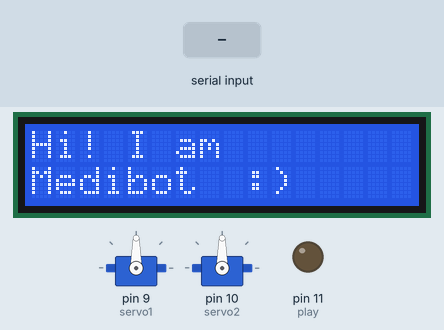
This sketch was run on a simulated Arduino Uno, built with avr-gcc and run on an emulated ATmega328P. On the bench: 2 × servo, 16×2 character LCD, output pins drawn as LEDs (lit = HIGH). Inputs (shaded band) come from the test bench. The local clock reads 2024-03-15 10:24:30 at power-on unless the sketch sets it; what the sketch prints to the serial monitor is not drawn.

Above: at 0.1 s.
At 3.2 s:
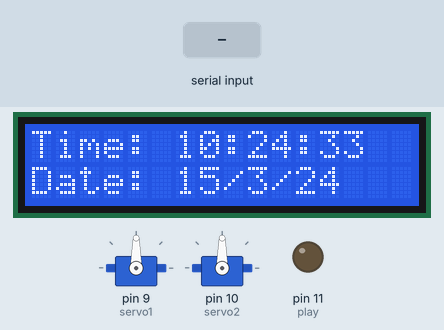
3.3 s: byte 30 received over Serial
At 4.8 s:
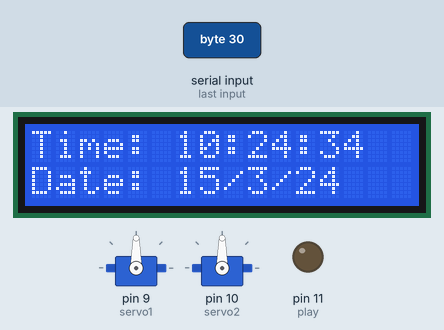
Timing chart, 0 to 6.3 s (numbered marks = the images above; inputs shaded):
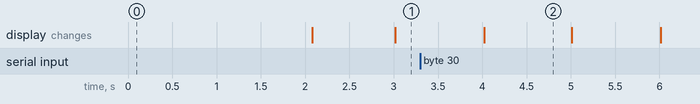

The sketch:

medicine_reminder_dispenser.ino
```cpp
#include<Wire.h>
#include <LiquidCrystal.h>
#include<DS3231.h>
#include <Servo.h>
LiquidCrystal lcd(2, 3, 4, 5, 6, 7);
DS3231 rtc;
byte incom_value_hr;
byte incom_value_min;
byte incom_value_hr_2;
byte incom_value_min_2;
byte deci;//deciding variable for medicine
Servo servo1, servo2;
int play=11;
int Hor;
int pos = 0;
int Min;

int Sec;
bool h12;
bool hPM;
int Mon;//month
int Date;
int Yr;
bool month;

char text;

void setup()

{
  Serial.begin(9600);
  pinMode(play,OUTPUT);//settting play as output;
  Wire.begin();

  servo1.attach(9);
  servo2.attach(10);
  lcd.begin(16,2);
  lcd.setCursor(0,0);

  lcd.print("Hi! I am");
  lcd.setCursor(0,1);

  lcd.print("Medibot  :)");
  digitalWrite(play,HIGH);
  digitalWrite(play,LOW);

  //delay(1000);
  //
//h12=false;
//hPM=false;
  // The following lines can be uncommented to set the date and time
  //rtc.setDoW(Friday);  // Set Day-of-Week to SUNDAY
  //rtc.setHour(12);  // Set the time to 7(24hr format)
  //rtc.setMinute(01);
  //rtc.setSecond(00);
  //rtc.setDate(12);// Set the date to January 1st, 2014
  //rtc.setMonth(8);
  //rtc.setYear(23);
  delay(2000);

}


void loop()

{


byte Hour = rtc.getHour(h12, hPM);

  Min = rtc.getMinute();

  Sec = rtc.getSecond();
  Date=rtc.getDate();
byte Mon=rtc.getMonth(month);
  Yr=rtc.getYear();
  lcd.setCursor(0,0);

  lcd.print("Time: ");
  lcd.print(Hour);
  lcd.print(":");
  lcd.print(Min);
  lcd.print(":");
  lcd.print(Sec);

 lcd.setCursor(0,1);

 lcd.print("Date: ");
  lcd.print(Date);
  lcd.print("/");
  lcd.print(Mon);
  lcd.print("/");
  lcd.print(Yr);


if(Serial.available()>0)
  {
    deci=Serial.read();
    Serial.print(deci);
    if(deci==00000000){
    incom_value_hr=Serial.read();
    incom_value_min=Serial.read();
    Serial.println(deci);
    Serial.println(incom_value_hr);
    Serial.println("\n");
    Serial.println(incom_value_min);
    Serial.println("\n");}
    else{
      incom_value_hr_2=Serial.read();
    incom_value_min_2=Serial.read();
   // Serial.print(deci);
    Serial.print(incom_value_hr_2);
    Serial.print("\n");
    Serial.print(incom_value_min_2);
    Serial.print("\n");}
    }

 if( Hour == incom_value_hr && (Min == incom_value_min || Min == incom_value_min+1)) //Comparing the current time with the Alarm time

{


lcd.clear();

lcd.print("Time for");
Serial.println("alarm on!");

lcd.setCursor(0,1);
lcd.print("Medicine");

digitalWrite(play,HIGH);//to play alarm
delay(1000);
digitalWrite(play,LOW);
delay(100);

}

if( Hour == incom_value_hr && (Min ==incom_value_min && Sec == 00))
{
 for (pos = 0; pos <= 360; pos += 1) { // goes from 0 degrees to 180 degrees
    // in steps of 1 degree
    servo1.write(pos);              // tell servo to go to position in variable 'pos'
    delay(15);                       // waits 15ms for the servo to reach the position
  }
  for (pos = 360; pos >= 0; pos -= 1) { // goes from 180 degrees to 0 degrees
    servo1.write(pos);              // tell servo to go to position in variable 'pos'
    delay(15);                       // waits 15ms for the servo to reach the position
  }
}


if( Hour == incom_value_hr_2 && (Min == incom_value_min_2|| Min == incom_value_min_2+1)) //Comparing the current time with the Alarm time

{


lcd.clear();

lcd.print("Time for");
Serial.println("alarm on!");

lcd.setCursor(0,1);
lcd.print("Medicine");

digitalWrite(play,HIGH);//to play voice
delay(1000);
digitalWrite(play,LOW);
delay(100);

}

if( Hour == incom_value_hr_2 && (Min == incom_value_min_2 && Sec == 00))
{
 for (pos = 0; pos <= 360; pos += 1) { // goes from 0 degrees to 180 degrees
    // in steps of 1 degree
    servo2.write(pos);              // tell servo to go to position in variable 'pos'
    delay(15);                       // waits 15ms for the servo to reach the position
  }
  for (pos = 360; pos >= 0; pos -= 1) { // goes from 180 degrees to 0 degrees
    servo2.write(pos);              // tell servo to go to position in variable 'pos'
    delay(15);                       // waits 15ms for the servo to reach the position
  }
}

}
```

Measured:
- what the display in image 2 shows lasts 1.0 s, from 4.0 s to 5.0 s
